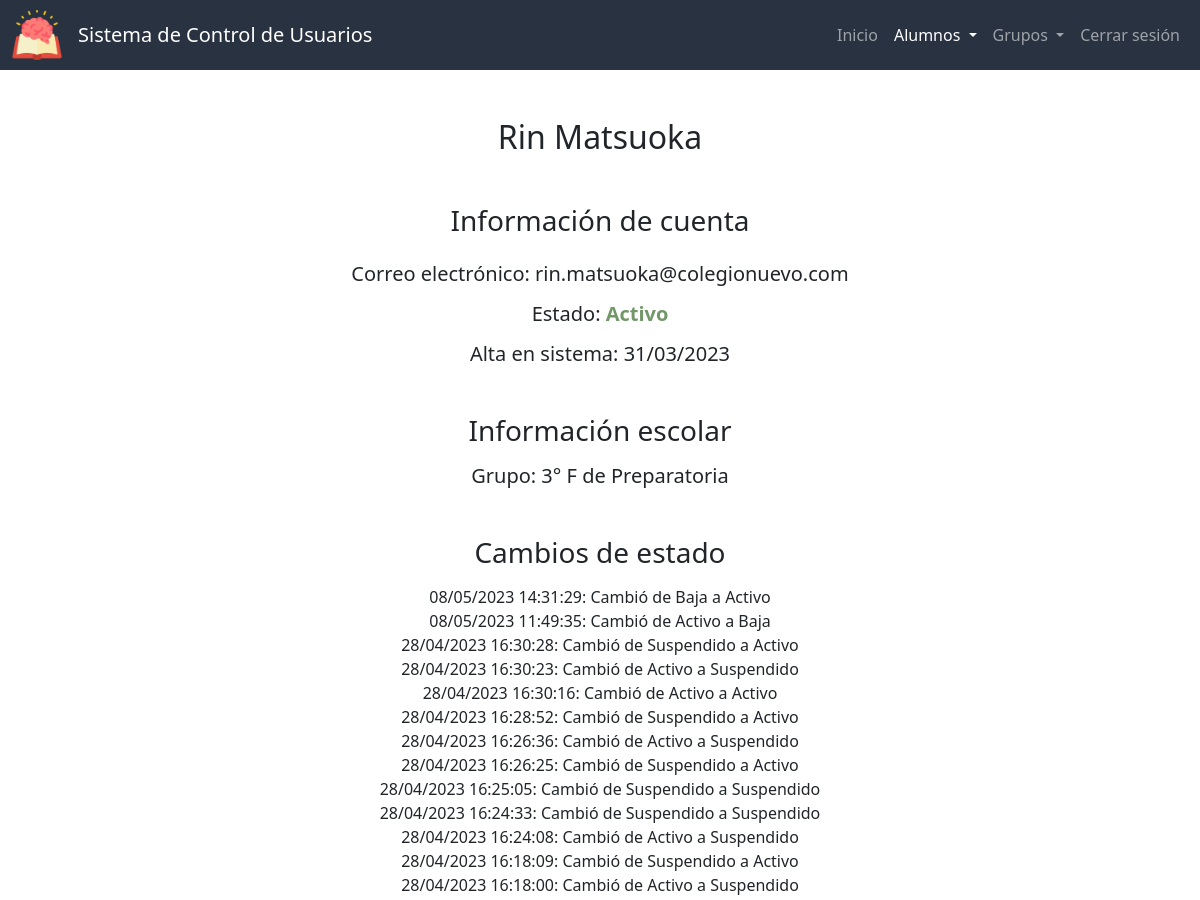
/ver_alumno?id=17 (signed in, upper part), run on an earlier commit of the app's database.
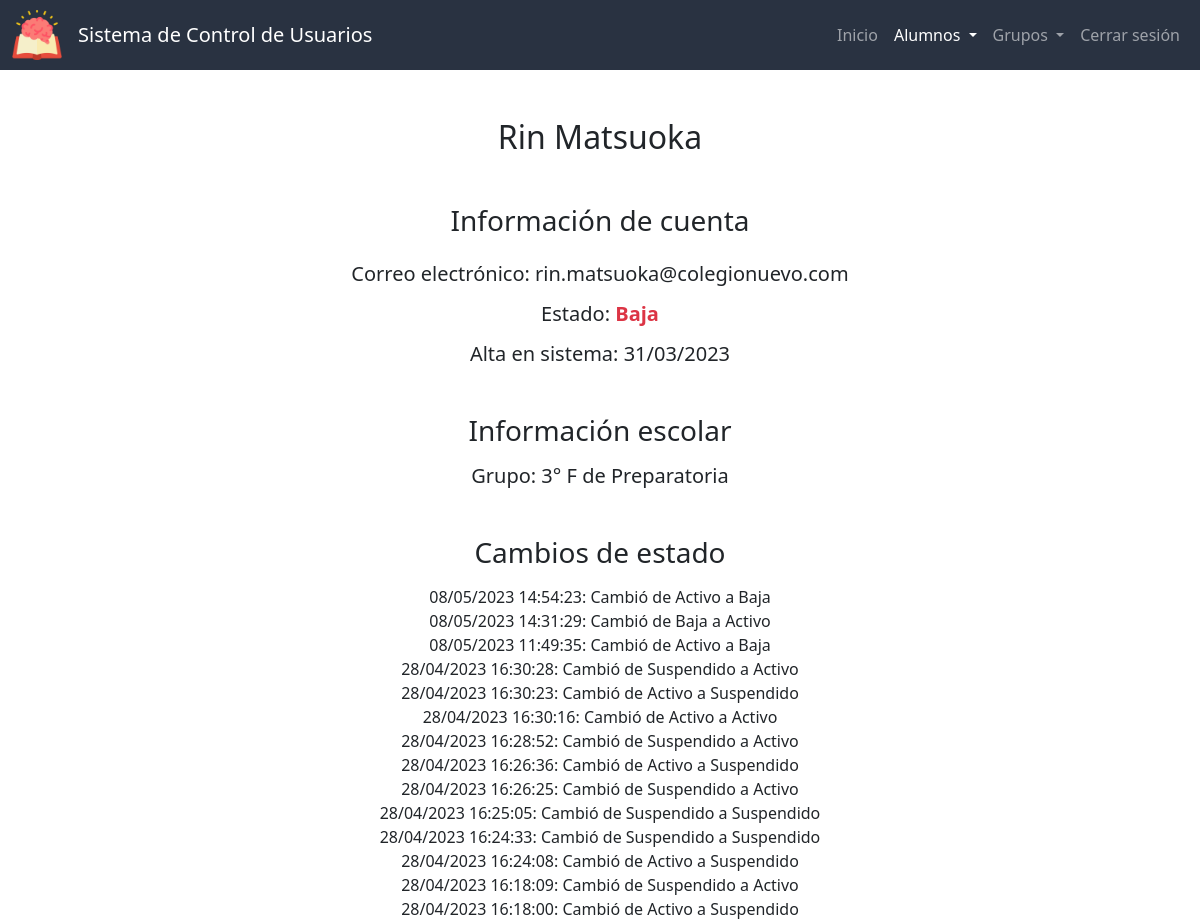
And on a later commit of the database.
### app.py (models this page shows, shortened)
class Alumnos(db.Model):
    id = db.Column(db.Integer, primary_key=True)
    nombre = db.Column(db.String(50), nullable=False)
    apellidos = db.Column(db.String(50), nullable=False)
    correo = db.Column(db.String(50), nullable=False, unique=True)
    estado = db.Column(db.Integer, nullable=False, default=0) # 0 - activo, 1 - suspendido, 2 - baja
    fecha_de_creacion = db.Column(db.DateTime, nullable=False, default=datetime.now)

class Grupos(db.Model):
    id = db.Column(db.Integer, primary_key=True)
    seccion = db.Column(db.String(50), nullable=False)
    grado = db.Column(db.Integer, nullable=False)
    grupo = db.Column(db.String(1), nullable=False)

class CambiosEstado(db.Model):
    id = db.Column(db.Integer, primary_key=True)
    id_alumno = db.Column(db.Integer, db.ForeignKey('alumnos.id'), nullable=False)
    fecha = db.Column(db.DateTime, nullable=False, default=datetime.utcnow)
    estado_anterior = db.Column(db.Integer, nullable=False)
    estado_nuevo = db.Column(db.Integer, nullable=False)

### app.py (the view)
@app.route('/ver_alumno')
@login_required
def ver_alumno():
    id = request.args.get("id")
    alumno = db.session.query(Alumnos).filter_by(id=id).first()
    cambios = db.session.query(CambiosEstado).filter_by(id_alumno=id).order_by(CambiosEstado.fecha.desc()).all()
    id_grupo = db.session.query(alumnos_por_grupo.c.id_grupo).filter_by(id_alumno=id).first()
    if id_grupo:
        id_grupo = id_grupo[0]
        grupo_actual = db.session.query(Grupos).filter_by(id=id_grupo).first()
    else:
        grupo_actual = None
    return render_template("ver_alumno.html", active="Alumno", grupo_actual=grupo_actual, alumno=alumno, colores=COLORES, cambios=cambios, estados=ESTADOSV)

### app.py (called while the page is built)
def login_required(f):
    @wraps(f)
    def decorated_function(*args, **kwargs):
        if session.get("user_id") is None:
            return redirect("/login")
        return f(*args, **kwargs)
    return decorated_function

### templates/ver_alumno.html (shortened to what this page needs)
{% extends "layout.html" %}
{% block main %}
    <h2 class="mb-5">{{ alumno.nombre }} {{ alumno.apellidos }}</h2>
    <h3 class="mb-4">Información de cuenta</h3>
    <h5 class="mb-3">Correo electrónico: {{ alumno.correo }}</h5>
    <h5 class="mb-3">Estado: <span style="color:{{ colores[estados[alumno.estado]] }}; font-weight: bold;">{{ estados[alumno.estado] }}</span></h5>
    <h5 class="mb-5">Alta en sistema: {{ alumno.fecha_de_creacion.strftime('%d/%m/%Y') }}</h5>
    <h3 class="mb-3">Información escolar</h3>
    <h5 class="mb-5">{% if grupo_actual %} Grupo: {% else %} No hay grupos para mostrar {% endif %}
        {% if grupo_actual.grado %} {{ grupo_actual.grado }}° {% set x=" de " %}{% endif %}
        {% if grupo_actual.grupo %}{{ grupo_actual.grupo }} {% set x=" de " %} {% endif %}
        {% if grupo_actual.seccion %}{{ x }}{{ grupo_actual.seccion }}{% endif %}
    </h5>
    {% if cambios %}
        <h3 class="mb-3">Cambios de estado</h3>
        <div class="mb-5" id="log">
            {% for cambio in cambios %}
                {{ cambio.fecha.strftime('%d/%m/%Y %H:%M:%S') }}: Cambió de {{ estados[cambio.estado_anterior] }} a {{ estados[cambio.estado_nuevo] }} <br>
            {% endfor %}
        </div>
    {% endif %}
{% endblock %}

### templates/layout.html (shortened to what this page needs)
<!DOCTYPE html>
<html lang="es">
    <head>
        <link href="https://cdn.jsdelivr.net/npm/bootstrap@5.3.0-alpha1/dist/css/bootstrap.min.css" rel="stylesheet">
        <link rel="stylesheet" href="https://cdn.jsdelivr.net/npm/bootstrap-icons@1.10.3/font/bootstrap-icons.css">
        <link rel="stylesheet" href="https://use.fontawesome.com/releases/v5.6.3/css/all.css">
        <link href="/static/styles.css" rel="stylesheet">
    </head>
    <body>
        <nav class="navbar navbar-expand-sm navbar-dark">
            <div class="container-fluid">
                <a class="navbar-brand" href="/">
                    <img alt="logo de escuela" src="static\logo.png" height=50px class="d-inline-block align-top">
                </a>
                <a class="navbar-brand" href="/"><span class="movil">SCU</span><span class="no-movil">Sistema de Control de Usuarios</span></a>
                <div class="collapse navbar-collapse color-primario" id="navbarSupportedContent">
                    {% if session["user_id"] %}
                        <ul class="navbar-nav ms-auto mb-2 mb-lg-0">
                            <li class="nav-item">
                                <a class="nav-link {% if active=='Inicio' %} active {% endif %}" aria-current="page" href="/">Inicio</a>
                            </li>
                            <li class="nav-item dropdown">
                                <a class="nav-link dropdown-toggle {% if active in ['Lista de alumnos', 'Alta alumno', 'Alumno', 'Bajas alumnos'] %} active {% endif %}" href="#" id="navbarDropdown" role="button" data-bs-toggle="dropdown" aria-expanded="false">
                                    Alumnos
                                </a>
                            </li>
                            <li class="nav-item dropdown">
                                <a class="nav-link dropdown-toggle {% if active in ['Lista de grupos', 'Nuevo grupo'] %} active {% endif %}" href="#" id="navbarDropdown" role="button" data-bs-toggle="dropdown" aria-expanded="false">
                                    Grupos
                                </a>
                            </li>
                            <li class="nav-item">
                                <a class="nav-link" aria-current="page" href="/logout">Cerrar sesión</a>
                            </li>
                        </ul>
                    {% endif %}
                </div>
            </div>
        </nav>
        <main class="container-fluid py-5 text-center">
            {% block main %}{% endblock %}
        </main>
    </body>
</html>

### static/styles.css (style rules this page uses)
:root { --color-primario: #293241; --color-primario-active: #3b4f69; --color-primario-hover: #334458; --letra-primario: white; --letra-primario-inactive: #9A9EA5; --letra-primario-hover: #C9CBCF; --verde: #729869; --verde-active: #588559; --amarillo: #D69900; --amarillo-active: #b17900; --color-ver: #3D5A80; --color-ver-active: #5281a7; --gris: #a5a5a5; --gris-active: #969696; --gris-oscuro: #7c7c7c; --gris-oscuro-active: #646464; }
.navbar { background-color: var(--color-primario); height: 70px; }
.color-primario { background-color: var(--color-primario); color: var(--letra-primario); }
.navbar-dark { z-index: 100; }

What changed in the data, as far as the page shows it:
changed Alumnos "Rin": estado "Activo" → "Baja"
added CambiosEstado: fecha "08/05/2023 14:54:23", estado_anterior "Activo", estado_nuevo "Baja"
